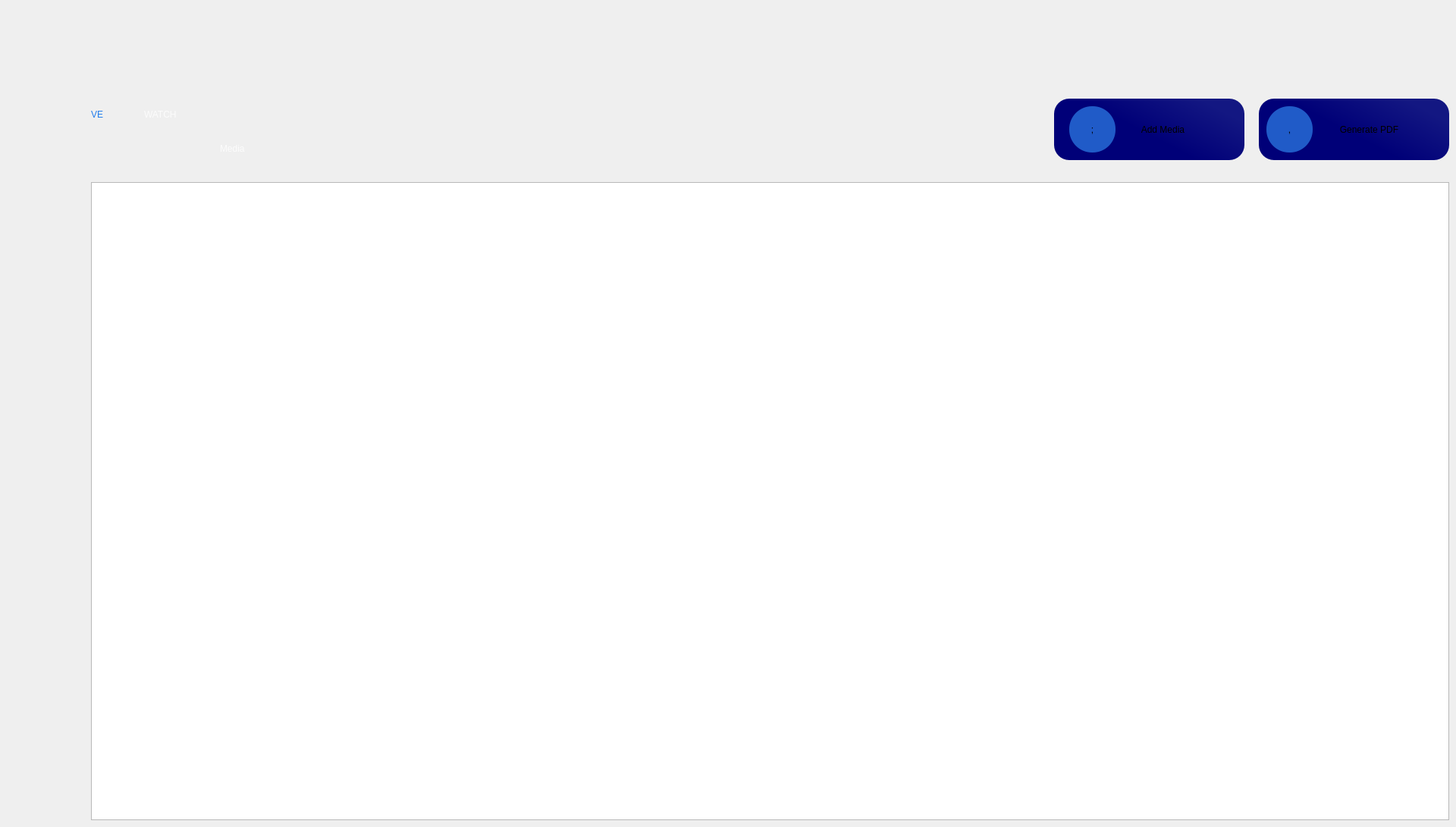
   <widget class="QWidget" name="listechannel">
    <widget class="QTableView" name="tableViewM">
     <property name="geometry">
      <rect>
       <x>120</x>
       <y>240</y>
       <width>1791</width>
       <height>841</height>
      </rect>
     </property>
     <property name="minimumSize">
      <size>
       <width>1700</width>
       <height>700</height>
      </size>
     </property>
     <property name="styleSheet">
      <string notr="true">QTableView::item
{
        background-color:rgba(49,28,71,100);
     border : 2px solid white ;
        font-size : 15px;
        min-width : 260;
        min-height : 260;
        max-width : 280;
        max-height : 280;
	
}
</string>
     </property>
     <attribute name="horizontalHeaderCascadingSectionResizes">
      <bool>true</bool>
     </attribute>
     <attribute name="horizontalHeaderShowSortIndicator" stdset="0">
      <bool>true</bool>
     </attribute>
     <attribute name="horizontalHeaderStretchLastSection">
      <bool>true</bool>
     </attribute>
     <attribute name="verticalHeaderCascadingSectionResizes">
      <bool>true</bool>
     </attribute>
     <attribute name="verticalHeaderShowSortIndicator" stdset="0">
      <bool>true</bool>
     </attribute>
     <attribute name="verticalHeaderStretchLastSection">
      <bool>true</bool>
     </attribute>
    </widget>
    <widget class="QLabel" name="label_38">
     <property name="geometry">
      <rect>
       <x>120</x>
       <y>100</y>
       <width>71</width>
       <height>101</height>
      </rect>
     </property>
     <property name="styleSheet">
      <string notr="true">font: 42pt &quot;MS Shell Dlg 2&quot;;
background-color:transparent;
color: rgba(35,125,236,255);</string>
     </property>
     <property name="text">
      <string>VE</string>
     </property>
    </widget>
    <widget class="QLabel" name="label_40">
     <property name="geometry">
      <rect>
       <x>290</x>
       <y>180</y>
       <width>81</width>
       <height>31</height>
      </rect>
     </property>
     <property name="styleSheet">
      <string notr="true">color: rgba(255,255,255,200);
font: 12pt &quot;MS Shell Dlg 2&quot;;
background-color:transparent;</string>
     </property>
     <property name="text">
      <string>Media</string>
     </property>
    </widget>
    <widget class="QLabel" name="label_37">
     <property name="geometry">
      <rect>
       <x>190</x>
       <y>100</y>
       <width>241</width>
       <height>101</height>
      </rect>
     </property>
     <property name="styleSheet">
      <string notr="true">color: rgba(255,255,255,200);
font: 42pt &quot;MS Shell Dlg 2&quot;;
background-color:transparent;</string>
     </property>
     <property name="text">
      <string>WATCH</string>
     </property>
    </widget>
    <widget class="QPushButton" name="exportButtonM">
     <property name="geometry">
      <rect>
       <x>1660</x>
       <y>130</y>
       <width>251</width>
       <height>81</height>
      </rect>
     </property>
     <property name="toolTipDuration">
      <number>1</number>
     </property>
     <property name="autoFillBackground">
      <bool>false</bool>
     </property>
     <property name="styleSheet">
      <string notr="true">QPushButton#exportButtonM{
	font: 14pt &quot;MS Shell Dlg 2&quot;;
border-radius:20px;
	background-color: qlineargradient(spread:pad, x1:1, y1:0.386, x2:0.545454, y2:0.665, stop:0 rgba(19, 23, 130, 255), stop:1 rgba(0, 0, 120, 255));
}
QPushButton#exportButtonM:hover{
border-radius:20px;
color:rgb(255,255,255);
	background-color: qlineargradient(spread:pad, x1:1, y1:0.386, x2:0.545454, y2:0.665, stop:0 rgba(19, 23, 130, 255), stop:1 rgba(0, 0, 200, 255));
	font: 14pt &quot;MS Shell Dlg 2&quot;;
}

</string>
     </property>
     <property name="text">
      <string>            Generate PDF</string>
     </property>
     <property name="iconSize">
      <size>
       <width>40</width>
       <height>40</height>
      </size>
     </property>
     <property name="flat">
      <bool>false</bool>
     </property>
    </widget>
    <widget class="QPushButton" name="loM">
     <property name="geometry">
      <rect>
       <x>1390</x>
       <y>130</y>
       <width>251</width>
       <height>81</height>
      </rect>
     </property>
     <property name="toolTipDuration">
      <number>1</number>
     </property>
     <property name="autoFillBackground">
      <bool>false</bool>
     </property>
     <property name="styleSheet">
      <string notr="true">QPushButton#loM{
	font: 14pt &quot;MS Shell Dlg 2&quot;;
border-radius:20px;
	background-color: qlineargradient(spread:pad, x1:1, y1:0.386, x2:0.545454, y2:0.665, stop:0 rgba(19, 23, 130, 255), stop:1 rgba(0, 0, 120, 255));
}
QPushButton#loM:hover{
border-radius:20px;
color:rgb(255,255,255);
	background-color: qlineargradient(spread:pad, x1:1, y1:0.386, x2:0.545454, y2:0.665, stop:0 rgba(19, 23, 130, 255), stop:1 rgba(0, 0, 200, 255));
	font: 14pt &quot;MS Shell Dlg 2&quot;;
}

</string>
     </property>
     <property name="text">
      <string>           Add Media</string>
     </property>
     <property name="iconSize">
      <size>
       <width>40</width>
       <height>40</height>
      </size>
     </property>
     <property name="flat">
      <bool>false</bool>
     </property>
    </widget>
    <widget class="QPushButton" name="add">
     <property name="geometry">
      <rect>
       <x>1410</x>
       <y>140</y>
       <width>61</width>
       <height>61</height>
      </rect>
     </property>
     <property name="toolTipDuration">
      <number>1</number>
     </property>
     <property name="autoFillBackground">
      <bool>false</bool>
     </property>
     <property name="styleSheet">
      <string notr="true">QPushButton#add{
border-radius:30px;
	font: 24pt &quot;dripicons-v2&quot;;
	background-color: rgb(32, 91, 200);
}</string>
     </property>
     <property name="text">
      <string>;</string>
     </property>
     <property name="iconSize">
      <size>
       <width>40</width>
       <height>40</height>
      </size>
     </property>
     <property name="flat">
      <bool>false</bool>
     </property>
    </widget>
    <widget class="QPushButton" name="exportM">
     <property name="geometry">
      <rect>
       <x>1670</x>
       <y>140</y>
       <width>61</width>
       <height>61</height>
      </rect>
     </property>
     <property name="toolTipDuration">
      <number>1</number>
     </property>
     <property name="autoFillBackground">
      <bool>false</bool>
     </property>
     <property name="styleSheet">
      <string notr="true">QPushButton#exportM{
border-radius:30px;
	font: 24pt &quot;dripicons-v2&quot;;
	background-color: rgb(32, 91, 200);
}</string>
     </property>
     <property name="text">
      <string>,</string>
     </property>
     <property name="iconSize">
      <size>
       <width>40</width>
       <height>40</height>
      </size>
     </property>
     <property name="flat">
      <bool>false</bool>
     </property>
    </widget>
   </widget>
